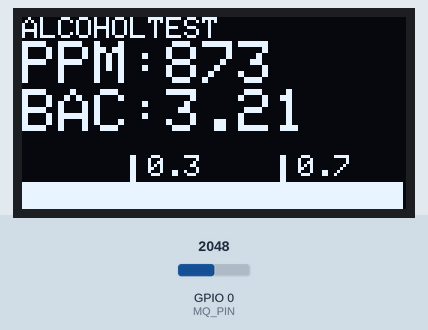
This sketch was run on a simulated ESP32. Shown: 128×64 one-colour display. Inputs (shaded band) come from the test bench; at power-on: GPIO 0 (MQ_PIN) = 2048. The display library's start-up logo is not drawn; what the sketch prints to the serial monitor is not drawn.

Above: at 1.3 s.
1.4 s: GPIO 0 (MQ_PIN) set to 4095
At 3.1 s:
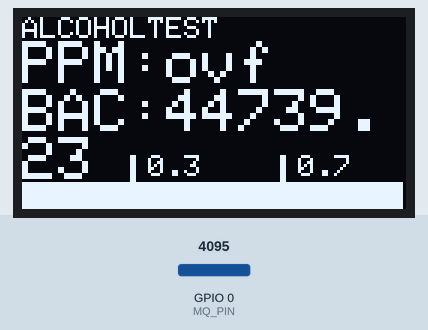
3.7 s: GPIO 0 (MQ_PIN) set to 4056
At 4.9 s:
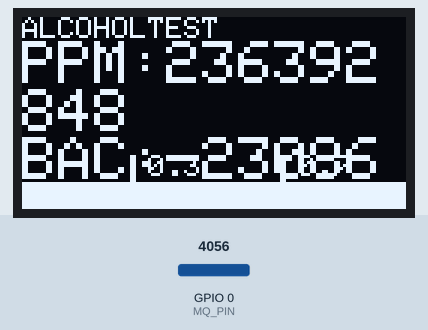
5.8 s: GPIO 0 (MQ_PIN) set to 3603
At 7.9 s:
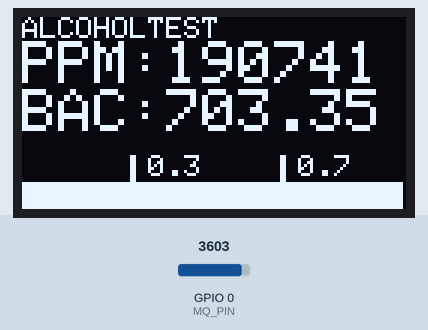
Timing chart, 0 to 9.4 s (numbered marks = the images above; inputs shaded):
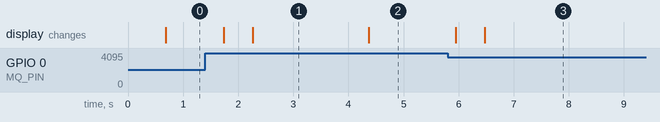

Measured:
- the behaviour switches between 4083 and 4082 on GPIO 0 (MQ_PIN) (found by bisection; images 1 and 2)
- after the input at 1.4 s, the display: first changes after 0.33 s (image 1 shows a later state)
- after the input at 3.7 s, the display: changes after 0.67 s (image 2)
- after the input at 5.8 s, the display: first changes after 0.15 s (image 3 shows a later state)

The sketch:

alkt__C3.ino
```cpp
#include <SPI.h>
#include <Wire.h>
#include <Adafruit_GFX.h>
#include <Adafruit_SSD1306.h>
#define OLED_RESET -1
#define SDA_PIN 8
#define SCL_PIN 9
#define SCREEN_WIDTH 128
#define SCREEN_HEIGHT 64
//Adafruit_SSD1306 display(OLED_RESET);
Adafruit_SSD1306 display(SCREEN_WIDTH, SCREEN_HEIGHT, &Wire, OLED_RESET);

/////////////Change your data below/////////////
////////////////////////////////////////////////
const int MQ_PIN = 0;     //Analog pin connected to sensor
float RL_VALUE = 16.667;  //Sensor RL Resistance in Kilo ohms - 20k + 100k poti in parallel as voltage devider. 66/34k adjusted for 3.3v
float R0 = 0.070;        //R0 Resistance in kilo ohms (use other code to get it)
// Variables we need in the code
const int READ_SAMPLE_INTERVAL = 100;  //Time between samples
const int READ_SAMPLE_TIMES = 5;       //Amount of samples
int Adc_Res = 4096;                    //Analog Digital Converter Resolution - 10 bit=1024, 12 bit=4096, 16 bit=65536 etc.
// Add next points values according to your dataseheet Rs/R0 graph
const float X0 = 50;
const float Y0 = 0.18;
const float X1 = 500;
const float Y1 = 0.012;
float BAC1;
float BAC2;
float BAC3;
// Calculate the curve points {X, Y}
const float point0[] = { log10(X0), log10(Y0) };
const float point1[] = { log10(X1), log10(Y1) };
// Calculate the values of the graph
const float scope = (point1[1] - point0[1]) / (point1[0] - point0[0]);
const float coord = point0[1] - point0[0] * scope;

// Obtain the Voltage at x samples
float readMQ(int mq_pin) {
  float rs = 0;
  for (int i = 0; i < READ_SAMPLE_TIMES; i++) {
    rs += getMQResistance(analogRead(mq_pin));
    delay(READ_SAMPLE_INTERVAL);
  }
  return rs / READ_SAMPLE_TIMES;
}

// Obtain the resistance
float getMQResistance(int raw_adc) {
  return (((float)RL_VALUE / 1000.0 * (Adc_Res - raw_adc) / raw_adc));  //adc resoluyion 4096 = 12 bit
}

// Obtain the alcohol concentration at 10^(coord + scope * log (rs/r0)
float getConcentration(float rs_ro_ratio) {
  return pow(10, coord + scope * log(rs_ro_ratio));
}

void setup() {
  //pinMode(MQ_PIN, INPUT);
  Wire.begin(SDA_PIN, SCL_PIN);
  Serial.begin(115200);
  display.begin(SSD1306_SWITCHCAPVCC, 0x3C);  // initialize with the I2C addr 0x3D (for the 128x64)
  display.display();
  delay(100);
}

void loop() {
  float rs_med = readMQ(MQ_PIN);  // Get mesn RS resistance value
  float concentration = getConcentration(rs_med / R0);  // Get concentration

  // Display the value
  float BAC = map(concentration, 20, 500, 7, 184);  //20 to 500 scale is from the MQ-3 datasheet graph
  BAC1 = BAC / 100; //100 shows blood alcoholconcentration in permille on display
  //Serial Print
  Serial.print("BAC: ");
  Serial.println(BAC1, 3);
  Serial.print("PPM: ");
  Serial.println(concentration, 0);
  //Dislaying Values
  display.clearDisplay();
  display.setTextSize(1);
  display.setTextColor(WHITE);
  display.setCursor(0, 0);
  display.println("ALCOHOLTEST");
  display.setTextSize(2);
  display.print("PPM:");
  display.println(concentration, 0);
  display.setTextSize(2);
  display.setTextColor(WHITE);
  display.print("BAC:");
  display.println(BAC1, 2);
  BAC2 = BAC1 *100;
  BAC3 = map(BAC2, 0, 100, 0, 127);
  if (BAC3 > 127) {
  BAC3 = 127;
  }
  display.fillRect(36, 46, 2, 10, WHITE);
  display.setTextSize(1);
  display.setTextColor(WHITE);
  display.setCursor(42, 46);
  display.print("0.3");
  display.fillRect(86, 46, 2, 10, WHITE);
  display.setTextColor(WHITE);
  display.setCursor(92, 46);
  display.print("0.7");
  display.fillRect(0, 55, BAC3, 9, WHITE);
  display.display();
}
```
